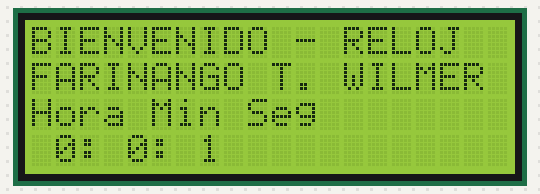
Recording of a sketch running on a simulated Arduino Uno, built with avr-gcc and run on an emulated ATmega328P. Parts: 20×4 character LCD.

Above: at 1.1 s.
At 4.1 s:
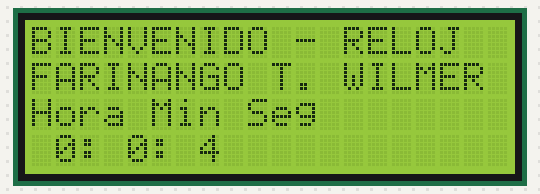
At 9.1 s:
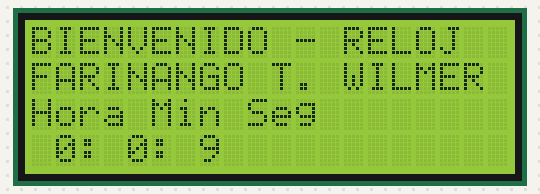
At 15.1 s:
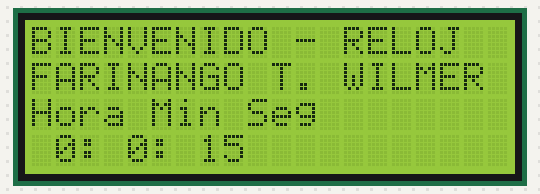
At 20.1 s:
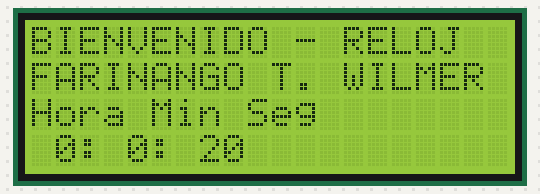
At 38.1 s:
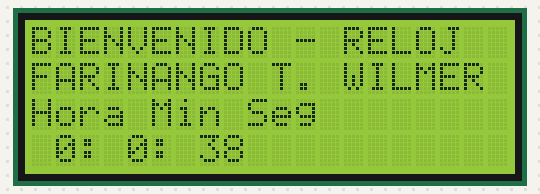

The sketch:

FarinangoWilmer_DEBER_4.3_SE.ino
```cpp
/*
  DEBER 4.3: Periféricos Especiales - Interrupciones
  Nombre: FARINANGO WILMER
  Fecha: 21-05-2021
  Docente: Ing. Pamela Godoy
*/

#include <MsTimer2.h>
#include <LiquidCrystal.h>
LiquidCrystal lcd(13, 12, 11, 10, 9, 8);
int segundos = 0;    //variables para los segundos
int minutos = 0;     //variables para los minutos
int horas = 0;       //variables para las horas
void setup() {
  lcd.begin(20, 4);            //incia la LCD
  MsTimer2::set(1000, reloj);  //configura el timer 2 a 1 segundo
  MsTimer2::start();
}
void loop() {
}
void reloj() {
  if (segundos < 60) {  //condición para los segundos
    segundos++;         //incrementar la variable
  } else {
    segundos = 0;
    if (minutos < 60) { //condición de minutos
      minutos++;        //incrementar la variable
    } else {
      minutos = 0;
      if (horas < 24) { //condición de horas
        horas++;        //incrementar la variable
      } else {
        horas = 0;
      }
    }
  }
  lcd.clear();          //borrar el anterior mensaje
  lcd.setCursor(0, 0);
  lcd.print("BIENVENIDO - RELOJ");
  lcd.setCursor(0, 1);
  lcd.print("FARINANGO T. WILMER");
  lcd.setCursor(0, 2);
  lcd.print("Hora Min Seg");
  lcd.setCursor(1, 3);  //ubicación de LCD
  lcd.print(String(horas)+String(":"));  //mensaje de impresión en la LCD
  lcd.setCursor(4, 3);
  lcd.print(String(minutos)+String(":"));
  lcd.setCursor(7, 3);
  lcd.print(String(segundos));
}
```

Measured:
- what the display in image 1 shows lasts 1.0 s, from 4.1 s to 5.1 s
